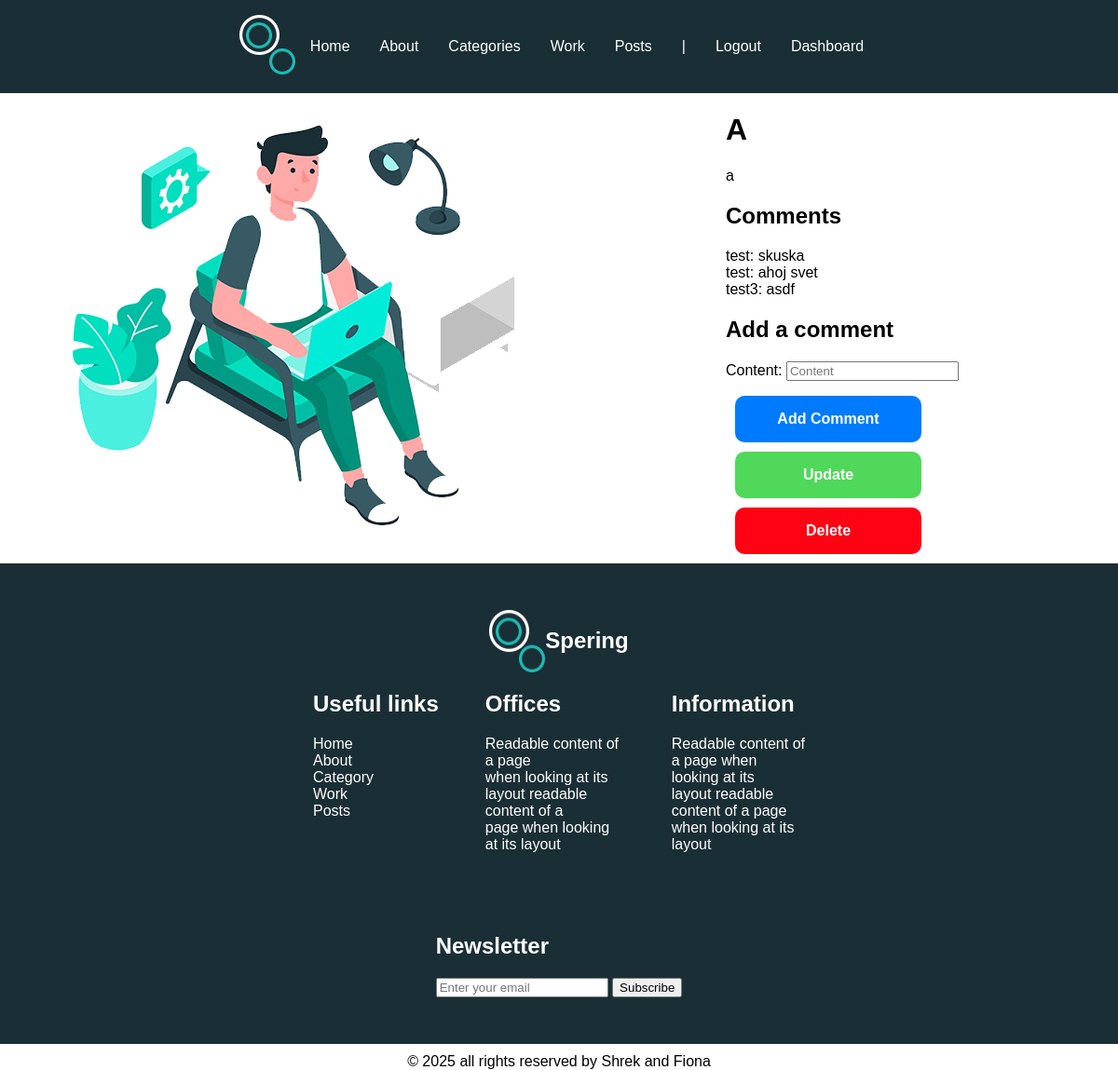
The app's page /post/20/ (signed in) with its own data.
### myApp/models.py (models this page shows, shortened)
class Post(models.Model):
    title = models.CharField(max_length=50)
    author_name = models.ForeignKey(User, on_delete=models.CASCADE)
    content = models.TextField(null=False, blank = False)
    created_at = models.DateTimeField(auto_now_add=True)
    update = models.DateTimeField(auto_now=True)
    genres = models.ManyToManyField(Genre)

class Comment(models.Model):
    post = models.ForeignKey(Post, related_name='comments', on_delete=models.CASCADE)
    content = models.TextField(null=False)
    author_name = models.ForeignKey(User, on_delete=models.CASCADE)
    created_at = models.DateTimeField(auto_now=True)

### myApp/views.py (the view)
# urls.py: path('post/<int:post_id>/', views.post_detail, name='post_detail'),
@login_required
def post_detail(request, post_id):
    post = get_object_or_404(Post, id=post_id)
    comments = Comment.objects.filter(post=post)
    if request.method == 'POST':
        form = CommentForm(request.POST)
        if form.is_valid():
            comment = form.save(commit=False)
            comment.post = post
            comment.author_name = request.user
            comment.save()
            return redirect('post_detail', post_id=post.id)
    else:
        form = CommentForm()
    return render(request, 'myApp/post_detail.html', {'post': post, 'form': form, 'comments': comments})

### myApp/forms.py
class CommentForm(forms.ModelForm):
    class Meta:
        model = Comment
        fields = ['content']
        widgets = {
            'content': forms.TextInput(attrs={'class': 'form-control',
                                              'style': 'max-width: 500px;',
                                              'placeholder': 'Content'}),
        }

### myApp/context_processors.py (called while the page is built)
def genres_processor(request):
    return {'genres': Genre.objects.all()}

### myApp/templates/myApp/post_detail.html (shortened to what this page needs)
{% load static %}
<!DOCTYPE html>
<html lang="en">
<head>
    <link rel="stylesheet" href="{% static 'style.css' %}">
</head>
<body>
<div class="grid-layout container">
    {% include 'myApp/header.html' %}
    <div class="sidebar">
        <img src="{% static 'images/experience-img.jpg' %}" class="image indexImage" alt="">
    </div>
    <div class="main">
        <div class="mainText">
            <h1>{{ post.title }}</h1>
            <p>{{ post.content }}</p>
            <h2>Comments</h2>
            <ul>
                {% for comment in comments %}
                    <li>{{ comment.author_name }}: {{ comment.content }}</li>
                {% empty %}
                    <li>No comments yet.</li>
                {% endfor %}
            </ul>
            <h2>Add a comment</h2>
            <form method="post">
                {{ form.as_p }}
                <button type="submit" class="btn4">Add Comment</button>
            </form>
            {% if post.author_name == request.user or request.user.is_superuser or request.user.profile.role == 'admin' %}
            <div class="btn1">
                <a href="{% url 'update_post' post.id %}" class="noneDecors">Update</a>
            </div>
            <div class="btn2">
                <a href="{% url 'delete_post' post.id %}" class="noneDecors">Delete</a>
            </div>
            {% endif %}
        </div>
    </div>
    {% include 'myApp/footer.html' %}
</div>
</body>
</html>

### myApp/static/style.css (style rules this page uses)
body { margin : 0; font-family : sans-serif; }
.container { padding: 0 !important; margin: 0 auto; }
h1 { text-transform : uppercase; font-weight : 750; }
.indexImage { display : block; margin : 0 auto; max-width : 100%; height : auto; }
ul { list-style-type: none; padding: 0; }
ul li { margin: 0; padding: 0; }
.image { max-width : 100%; height : auto; display : block; }
.sidebar { display: flex; justify-content: center; align-items: center; }
.mainText { margin-right : 25%; margin-left : 25%; }
.btn1 { background-color : #50d85a; border-radius : 10px; display : flex; justify-content : center; align-items : center; font-weight : 600; width : 200px; height : 50px; margin : 10px; flex: 1; color: white; text-decoration: none; font-family: sans-serif; font-size: 16px; border: none; }
.btn2 { background-color : #ff0213; border-radius : 10px; display : flex; justify-content : center; align-items : center; font-weight : 600; width : 200px; height : 50px; margin : 10px; color: white; text-decoration: none; flex: 1; }
.btn4 { background-color : #007BFF; border-radius: 10px; display : flex; justify-content : center; align-items : center; font-weight : 600; width : 200px; height : 50px; margin : 10px; flex: 1; color: white; text-decoration: none; font-family: sans-serif; font-size: 16px; border: none; }
.noneDecors { text-decoration : none; color: white; }
.btn1 a { color : white; text-decoration : none; }
.btn2 a { color : white; text-decoration : none; }
.grid-layout .sidebar { grid-area : sidebar; }
.grid-layout .main { grid-area : main; }
.grid-layout.container { display : grid; grid-template-rows : auto auto auto auto auto; grid-template-areas : "header" "sidebar" "main" "footer" "copyright"; }
@media (min-width: 720px) { .grid-layout.container { grid-template-rows: auto auto auto auto; grid-template-areas: "header header" "sidebar main" "footer footer" "copyright copyright"; } }
@media (min-width: 1020px) { .grid-layout.container { grid-template-rows: auto auto auto auto; grid-template-areas: "header header header" "sidebar main main" "footer footer footer" "copyright copyright copyright"; } }

### records on screen
Post: title "A", content "a"
Comment: author_name "test", content "skuska"
Comment: author_name "test", content "ahoj svet"
Comment: author_name "test3", content "asdf"
